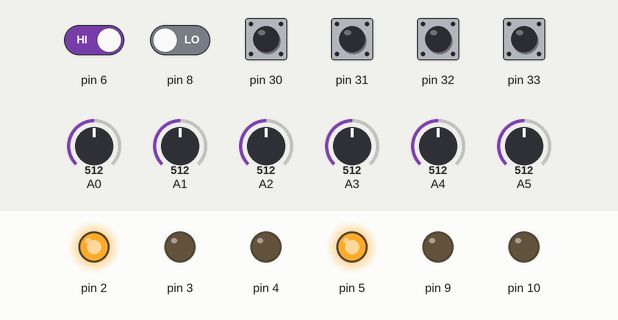
Simulated run of this sketch. Board: Arduino Mega 2560, built with avr-gcc and run on an emulated ATmega2560. On the bench: output pins drawn as LEDs (lit = HIGH). Inputs (shaded band) come from the test bench; at power-on: pin 6, pin 30–33 HIGH, pin 8 LOW, A0 = 512, A1 = 512, A2 = 512, A3 = 512, A4 = 512, A5 = 512. What the sketch prints to the serial monitor is not drawn.

Above: at 1.2 s.
1.3 s: pin 6 driven LOW
At 2.1 s:
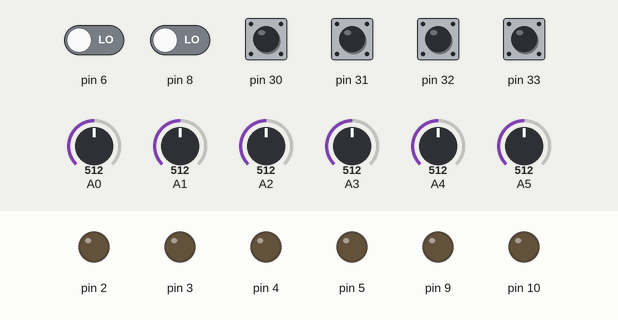
2.8 s: pin 6 driven HIGH
At 3.3 s:
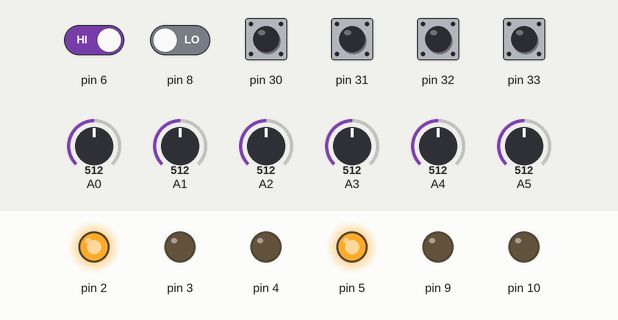
Timing chart, 0 to 5.8 s (numbered marks = the images above; inputs shaded):
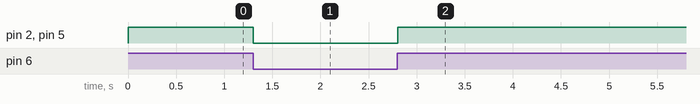

The sketch:

Lev-2.ino
```cpp
// Stage - 1
int a1;
int b11;
int b12;
int b13;
int b14;
int lev1;

//Stage - 2 -----------
int b21;
int b22;
int b23;
int c21;
int d21;
int d22;
int d23;
int lev2;


//Stage - 4 ----------------
int a41;
int a42;
int b41;
int lev4;

//Stage - 5 ----------------
int a51;
int a52;
int a53;
int a54;
int lev5;

#include <Wire.h>
#include <LiquidCrystal_I2C.h>

LiquidCrystal_I2C lcd(0x27,20,4);  // set the LCD address to 0x27 for a 16 chars and 2 line display

void setup() {
  // put your setup code here, to run once:
  Serial.begin(9600);

  // Pin modes of 1 --------
  pinMode(6 , INPUT);
  pinMode(30 , INPUT);
  pinMode(31 , INPUT);
  pinMode(32 , INPUT);
  pinMode(33 , INPUT);
  pinMode(5, OUTPUT);
  pinMode(4, OUTPUT);
  pinMode(3, OUTPUT);
  pinMode(2, OUTPUT);


  // Pin modes of 2 -------
  pinMode(9, OUTPUT);
  pinMode(10, OUTPUT);
  pinMode(A0, INPUT);
  pinMode(A1, INPUT);
  pinMode(A2, INPUT);

}

void loop() {

  //Stage - 1 -------------------
    a1 = digitalRead(6);
    b11 = digitalRead(30);
    b12 = digitalRead(31);
    b13 = digitalRead(32);
    b14 = digitalRead(33);
    //Serial.println(a1);

if(a1 != 1){
      digitalWrite(5, LOW);
      digitalWrite(2, LOW);
      digitalWrite(3, LOW);
      digitalWrite(4, LOW);}

    if(a1 == 1){
      digitalWrite(5, HIGH);
      digitalWrite(2, HIGH);
      digitalWrite(3, LOW);
      digitalWrite(4, LOW);
      if(b11 == 0){
        if(b14 == 0){
          if(b13 == 0){
            if(b12 == 0){
              lev1 = 1;
            }
          }
        }
      }
    }
    //Serial.println(lev1);

  // Stage 2 ---------------------------------------------------------------------
  b21 = (analogRead(A0))/98;
  b22 = (analogRead(A1))/98;
  b23 = (analogRead(A2))/98;
  c21 = (analogRead(A3))/98;
  d21 = digitalRead(8);
  d22 = digitalRead(9);
  d23 = digitalRead(10);
  Serial.print(b21);
  Serial.print(b22);
  Serial.print(b23);
  Serial.print(c21);
  //Serial.println();


  if((b21 == 8) && (b22 == 8) && (b23 == 6)&& (c21 == 7)){
    digitalWrite(22, HIGH); digitalWrite(23, HIGH); digitalWrite(24, HIGH);
    lcd.init();                      // initialize the lcd
    lcd.init();
    // Print a message to the LCD.
    lcd.backlight();
    lcd.setCursor(3,0);
    lcd.print("Control   Rods");
    lcd.setCursor(2,1);
    lcd.print("Lifted Sucessfully");
    lcd.setCursor(0,2);
    lev2 = 1;
    digitalWrite(9, HIGH);
    digitalWrite(10, HIGH);
  }

  else{
    digitalWrite(22, LOW); digitalWrite(23, LOW); digitalWrite(24, LOW);
  }

  // Stage 4 ---------------------------------------------------------------------
  a41 = (analogRead(A4))/98;
  a42 = (analogRead(A5))/98;
  Serial.println(a42);
  if((a41 == 1) && (a42 == 4)){
    lev4 = 1;
  }

  //Stage 5 ---------------------------------------------------------
  a51 = digitalRead(2);
  a52 = digitalRead(3);
  a53 = digitalRead(4);
  a54 = digitalRead(5);
  if((a51 == 1) && (a52 == 1) && (a53 == 1) && (a54 == 1)){
    lev5 = 1;
  }

}
```

Measured:
- after the input at 1.3 s, pin 2, pin 5: HIGH → LOW at once
- after the input at 2.8 s, pin 2, pin 5: LOW → HIGH at once
